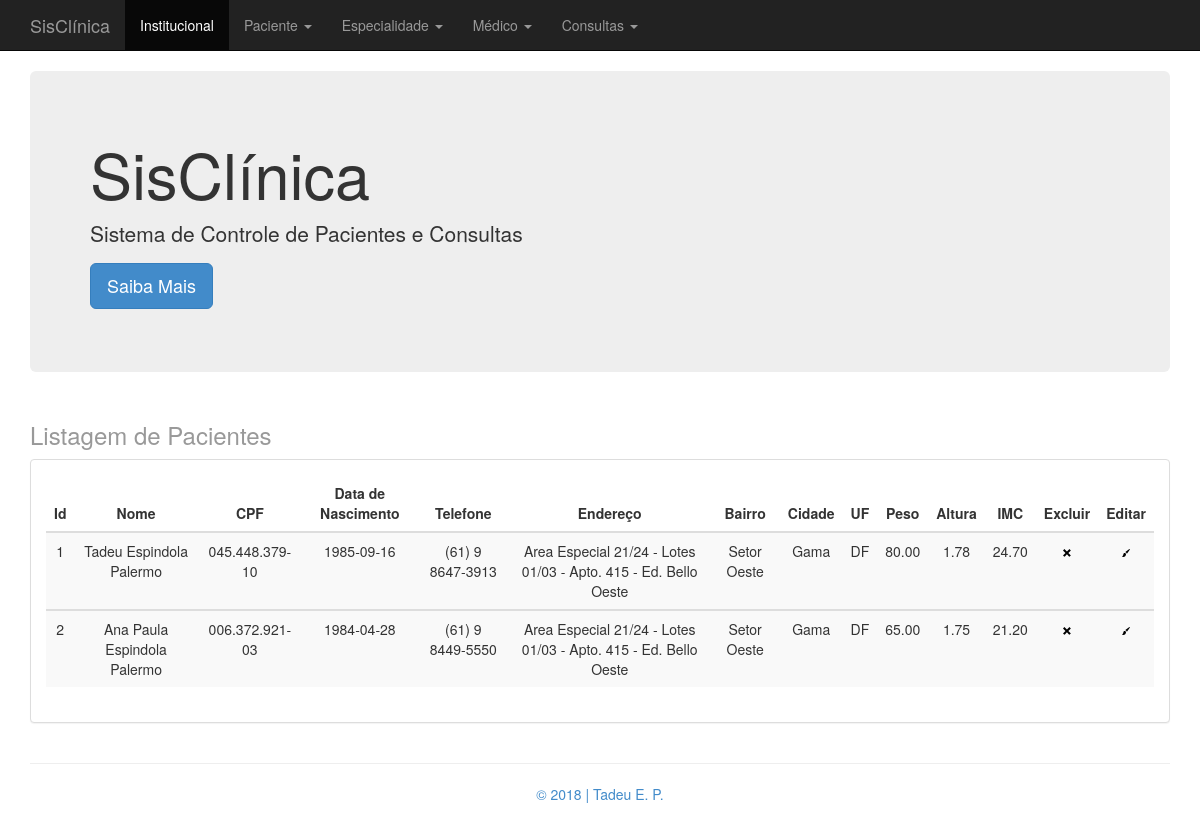
The page /index.php?pagina=listar_paciente.php on the database as committed earlier.
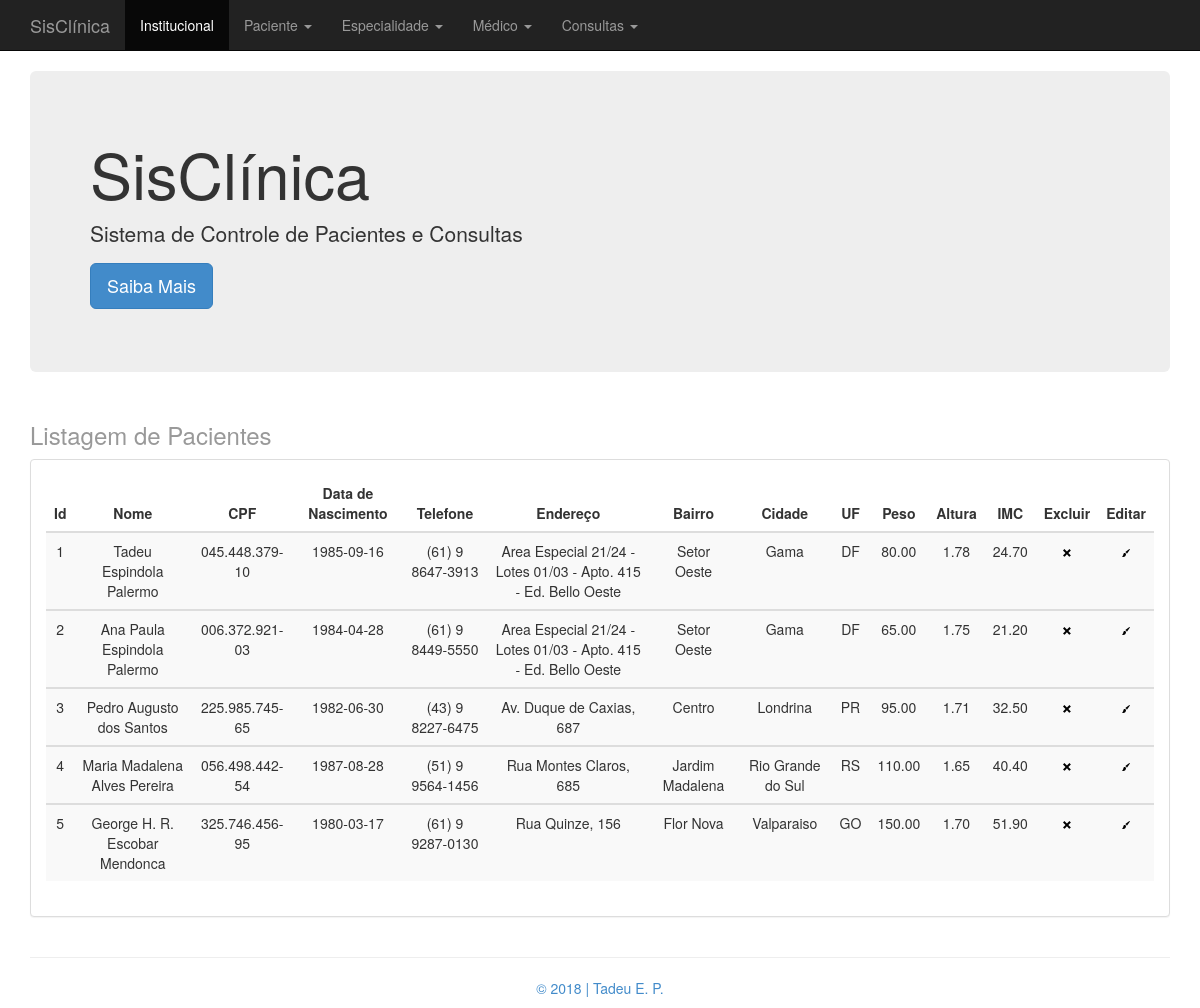
The same page on the database as committed later.
### tables this page shows
CREATE TABLE IF NOT EXISTS `paciente` (
  `id_paciente` INT NOT NULL AUTO_INCREMENT COMMENT 'Id da Tabela paciente',
  `nome_paciente` VARCHAR(40) CHARACTER SET 'utf8' COLLATE 'utf8_general_ci' NOT NULL COMMENT 'Nome do Paciente',
  `cpf_paciente` VARCHAR(14) CHARACTER SET 'utf8' COLLATE 'utf8_general_ci' NOT NULL COMMENT 'CPF do Paciente - Valor Único\nSerá utilizado máscara\n999.999.999-11',
  `data_nasc_paciente` DATE NOT NULL COMMENT 'Data de Nascimento do Paciente\n99/99/9999',
  `telefone_paciente` VARCHAR(16) CHARACTER SET 'utf8' COLLATE 'utf8_general_ci' NOT NULL COMMENT 'Telefone do Paciente\nSerá utilizado máscara\n(99) 9 9999-9999',
  `endereco_paciente` VARCHAR(80) CHARACTER SET 'utf8' COLLATE 'utf8_general_ci' NOT NULL COMMENT 'Endereço do Paciente',
  `bairro_paciente` VARCHAR(40) CHARACTER SET 'utf8' COLLATE 'utf8_general_ci' NOT NULL COMMENT 'Bairro do Paciente',
  `cidade_paciente` VARCHAR(40) CHARACTER SET 'utf8' COLLATE 'utf8_general_ci' NOT NULL COMMENT 'Cidade do Paciente',
  `uf_paciente` VARCHAR(2) CHARACTER SET 'utf8' COLLATE 'utf8_general_ci' NOT NULL COMMENT 'UF do Paciente\nApenas 2 Letras\nEx.: DF',
  `peso_paciente` DECIMAL(5,2) NOT NULL COMMENT 'Peso do Paciente\nEx.: 75,5 - 110,75',
  `altura_paciente` DECIMAL(5,2) NOT NULL COMMENT 'Altura do Paciente',
  `imc_paciente` DECIMAL(5,2) NOT NULL COMMENT 'IMC do Paciente\nSerá calculado pela aplicação\nUsuário não entrará com o dado direto',
  PRIMARY KEY (`id_paciente`),
  UNIQUE INDEX `id_paciente_UNIQUE` (`id_paciente` ASC),
  UNIQUE INDEX `cpf_paciente_UNIQUE` (`cpf_paciente` ASC));

### class/Conexao.php (called while the page is built, shortened)
<?php
class Conexao {
	public static function abrirConexao() {
		$mysql_usuario = "root";
		$mysql_password = "mysql1985";
		$mysql_database = "clinica_tadeu";
		$mysql_host  = "localhost";
		$varcon = mysqli_connect($mysql_host, $mysql_usuario, $mysql_password, $mysql_database);
		if ($varcon)
			return($varcon);
		  else
			return(false);
	}
	public static function fecharConexao($varcon) {
		if(mysqli_close($varcon))
			return(true);
		else
			return(false);
	}
	public static function executaSql($strSql) {
		$linkCon = Conexao::abrirConexao();
		$resultado = mysqli_query($linkCon, $strSql);
	   	return $resultado;
	}
}

### class/Paciente.php (called while the page is built, shortened)
<?php
include "Conexao.php";
class Paciente {
    private $idPaciente;
    private $nomePaciente;
    private $cpfPaciente;
    private $dataNascimentoPaciente;
    private $telefonePaciente;
    private $enderecoPaciente;
    private $bairroPaciente;
    private $cidadePaciente;
    private $ufPaciente;
    private $pesoPaciente;
    private $alturaPaciente;
    private $imcPaciente;
    public function getIdPaciente() {
        return $this->idPaciente;
    }
    public function setIdPaciente($idPaciente) {
        $this->idPaciente = $idPaciente;
    }
    public function getNomePaciente() {
        return $this->nomePaciente;
    }
    public function setNomePaciente($nomePaciente) {
        $this->nomePaciente = $nomePaciente;
    }
    public function getCpfPaciente() {
        return $this->cpfPaciente;
    }
    public function setCpfPaciente($cpfPaciente) {
        $this->cpfPaciente = $cpfPaciente;
    }
    public function getDataNascimentoPaciente() {
        return $this->dataNascimentoPaciente;
    }
    public function setDataNascimentoPaciente($dataNascimentoPaciente) {
        $this->dataNascimentoPaciente = $dataNascimentoPaciente;
    }
    public function getTelefonePaciente() {
        return $this->telefonePaciente;
    }
    public function setTelefonePaciente($telefonePaciente) {
        $this->telefonePaciente = $telefonePaciente;
    }
    public function getEnderecoPaciente() {
        return $this->enderecoPaciente;
    }
    public function setEnderecoPaciente($enderecoPaciente) {
        $this->enderecoPaciente = $enderecoPaciente;
    }
    public function getBairroPaciente() {
        return $this->bairroPaciente;
    }
    public function setBairroPaciente($bairroPaciente) {
        $this->bairroPaciente = $bairroPaciente;
    }
    public function getCidadePaciente() {
        return $this->cidadePaciente;
    }
    public function setCidadePaciente($cidadePaciente) {
        $this->cidadePaciente = $cidadePaciente;
    }
    public function getUfPaciente() {
        return $this->ufPaciente;
    }
    public function setUfPaciente($ufPaciente) {
        $this->ufPaciente = $ufPaciente;
    }
    public function getPesoPaciente() {
        return $this->pesoPaciente;
    }
    public function setPesoPaciente($pesoPaciente) {
        $this->pesoPaciente = $pesoPaciente;
    }
    public function getAlturaPaciente() {
        return $this->alturaPaciente;
    }
    public function setAlturaPaciente($alturaPaciente) {
        $this->alturaPaciente = $alturaPaciente;
    }
    public function getImcPaciente() {
        return $this->imcPaciente;
    }
    public function setImcPaciente($imcPaciente) {
        $this->imcPaciente = $imcPaciente;
    }
    public function listarPaciente() {
        $strSql = "SELECT * FROM paciente";
        $rs = Conexao::executaSql($strSql);
        return $rs;
    }
}

### listar_paciente.php (the view, shortened to what the changed rows need)
<?php
    include 'class/Paciente.php';
    $paciente = new Paciente();
    $consulta = $paciente->listarPaciente();
?>
<div class="container">
    <div class="row">
        <div class="col-md-12">
            <div class="panel panel-default">
                <div class="panel-body">
                    <div class="table-responsive">
                        <table class="table cabecalho table-striped" >
                            <thead>
                                <tr>
                                    <th class="cabecalho">Id</th>
                                    <th class="cabecalho">Nome</th>
                                    <th class="cabecalho">CPF</th>
                                    <th class="cabecalho">Data de Nascimento</th>
                                    <th class="cabecalho">Telefone</th>
                                    <th class="cabecalho">Endereço</th>
                                    <th class="cabecalho">Bairro</th>
                                    <th class="cabecalho">Cidade</th>
                                    <th class="cabecalho">UF</th>
                                    <th class="cabecalho">Peso</th>
                                    <th class="cabecalho">Altura</th>
                                    <th class="cabecalho">IMC</th>
                                    <th class="cabecalho">Excluir</th>
                                    <th class="cabecalho">Editar</th>
                                </tr>
                            </thead>
                            <?php
                            while($linha = mysqli_fetch_array($consulta, MYSQLI_ASSOC)) {
                                $paciente->setIdPaciente($linha['id_paciente']);
                                $paciente->setNomePaciente($linha['nome_paciente']);
                                $paciente->setCpfPaciente($linha['cpf_paciente']);
                                $paciente->setDataNascimentoPaciente($linha['data_nasc_paciente']);
                                $paciente->setTelefonePaciente($linha['telefone_paciente']);
                                $paciente->setEnderecoPaciente($linha['endereco_paciente']);
                                $paciente->setBairroPaciente($linha['bairro_paciente']);
                                $paciente->setCidadePaciente($linha['cidade_paciente']);
                                $paciente->setUfPaciente($linha['uf_paciente']);
                                $paciente->setPesoPaciente($linha['peso_paciente']);
                                $paciente->setAlturaPaciente($linha['altura_paciente']);
                                $paciente->setImcPaciente($linha['imc_paciente']);
                                $alert = 'msgConfirmaDeletePaciente('.$paciente->getIdPaciente().')';
                                echo '
                                <tbody>
                                    <tr>
                                        <td>'.$paciente->getIdPaciente().'</td>
                                        <td>'.$paciente->getNomePaciente().'</td>
                                        <td>'.$paciente->getCpfPaciente().'</td>
                                        <td>'.$paciente->getDataNascimentoPaciente().'</td>
                                        <td>'.$paciente->getTelefonePaciente().'</td>
                                        <td>'.$paciente->getEnderecoPaciente().'</td>
                                        <td>'.$paciente->getBairroPaciente().'</td>
                                        <td>'.$paciente->getCidadePaciente().'</td>
                                        <td>'.$paciente->getUfPaciente().'</td>
                                        <td>'.$paciente->getPesoPaciente().'</td>
                                        <td>'.$paciente->getAlturaPaciente().'</td>
                                        <td>'.$paciente->getImcPaciente().'</td>
                                        <td><a href="javascript:void(null);" onclick="'.$alert.'"><img src="icones/open-iconic/svg/x.svg" alt="remover"></a></td>
                                        <td><a href="index.php?pagina=atualizar_paciente.php&idPaciente='.$paciente->getIdPaciente().'"><img src="icones/open-iconic/svg/brush.svg" alt="editar"></a></td>
                                    </tr>
                                </tbody>';
                            }
                            ?>
                        </table>
                    </div>
                </div>
            </div>
        </div>
    </div>
</div>

Rows that differ between the two databases and show on the page:
added paciente: id_paciente "3", nome_paciente "Pedro Augusto dos Santos", cpf_paciente "225.985.745-65", data_nasc_paciente "1982-06-30", telefone_paciente "(43) 9 8227-6475", endereco_paciente "Av. Duque de Caxias, 687", bairro_paciente "Centro", cidade_paciente "Londrina", uf_paciente "PR", peso_paciente "95.00", altura_paciente "1.71", imc_paciente "32.50"
added paciente: id_paciente "4", nome_paciente "Maria Madalena Alves Pereira", cpf_paciente "056.498.442-54", data_nasc_paciente "1987-08-28", telefone_paciente "(51) 9 9564-1456", endereco_paciente "Rua Montes Claros, 685", bairro_paciente "Jardim Madalena", cidade_paciente "Rio Grande do Sul", uf_paciente "RS", peso_paciente "110.00", altura_paciente "1.65", imc_paciente "40.40"
added paciente: id_paciente "5", nome_paciente "George H. R. Escobar Mendonca", cpf_paciente "325.746.456-95", data_nasc_paciente "1980-03-17", telefone_paciente "(61) 9 9287-0130", endereco_paciente "Rua Quinze, 156", bairro_paciente "Flor Nova", cidade_paciente "Valparaiso", uf_paciente "GO", peso_paciente "150.00", altura_paciente "1.70", imc_paciente "51.90"
